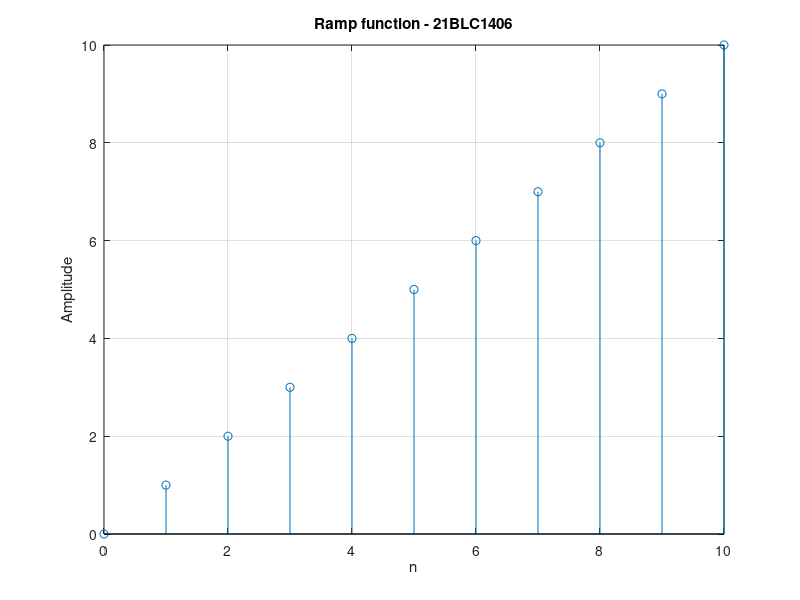

Recreate this plot in MATLAB.
% ramp function

clc
close all;
clear all;
j = 0:10;
figure(9)
stem(j,j)
grid on
xlabel('n')
ylabel('Amplitude')
title('Ramp function - 21BLC1406')
